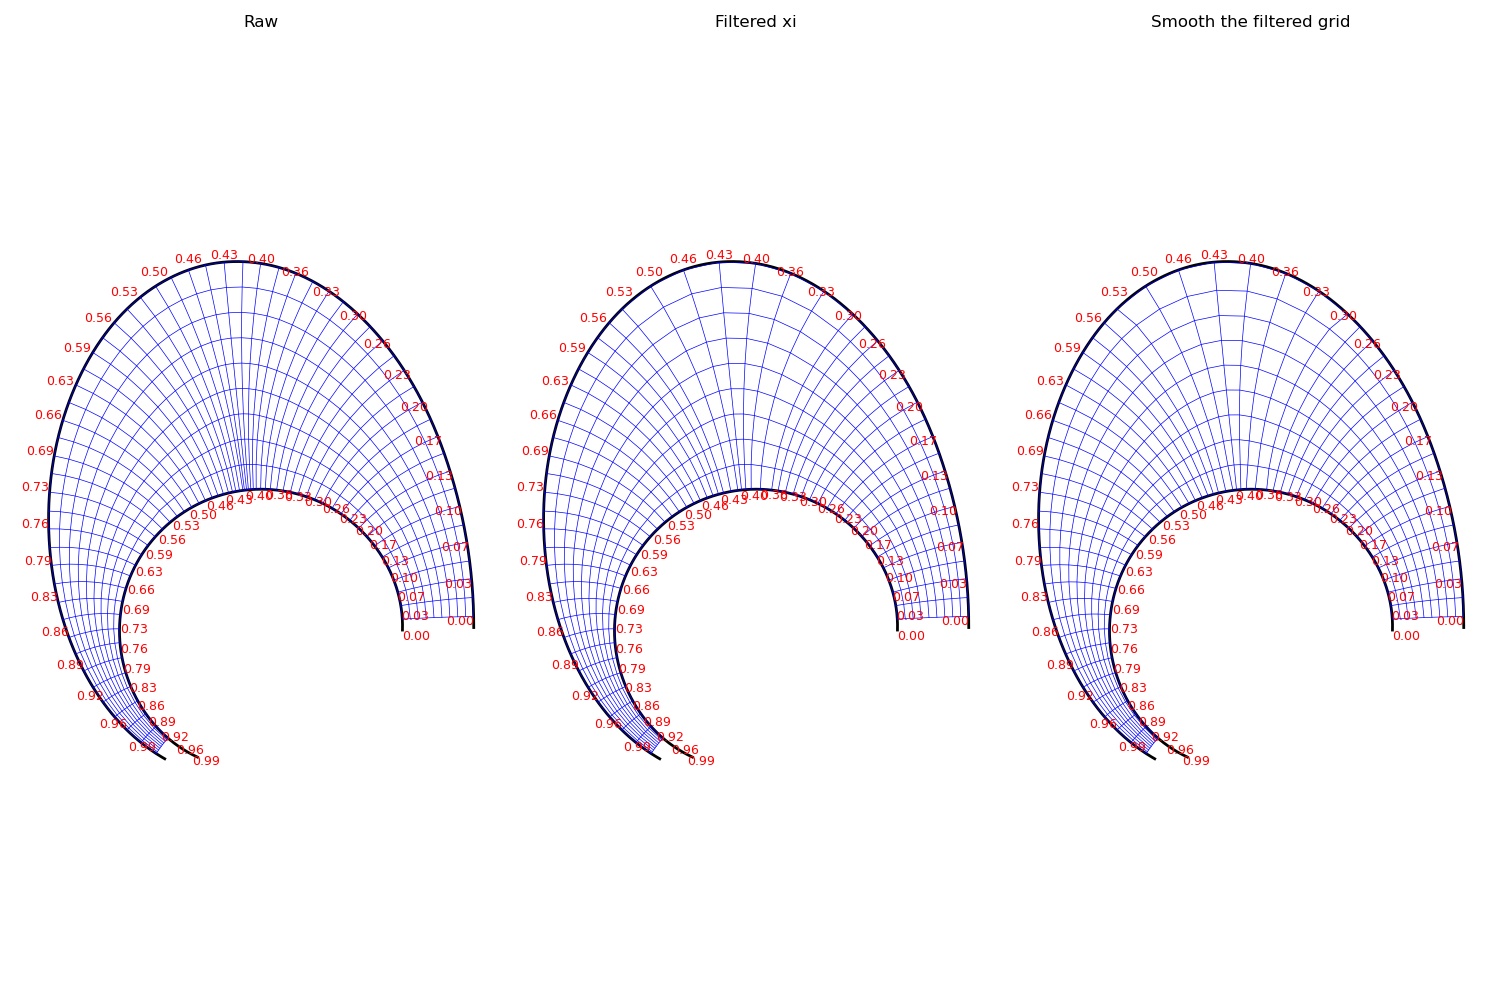

Recreate this plot in Python.
import numpy as np
import matplotlib.pyplot as plt
from Latrodex1 import Grid

# Curves
t = np.linspace(0.01, 1.35*np.pi, 1000)
curve2_raw = np.array([np.cos(t), np.sin(t)]).T
curve1_raw = np.array([1.5*np.cos(t), 2.2*np.sin(t)+0.25*t]).T

# Apply spline interpolation
x1_spline, y1_spline = Grid.centripetal_catmull_rom_spline(curve1_raw[:, 0], curve1_raw[:, 1])
x2_spline, y2_spline = Grid.centripetal_catmull_rom_spline(curve2_raw[:, 0], curve2_raw[:, 1])
curve1 = np.column_stack([x1_spline, y1_spline])
curve2 = np.column_stack([x2_spline, y2_spline])

# Initialize
grid = Grid(curve1=curve1, curve2=curve2)
fig, axes = plt.subplots(1, 3, figsize=(15, 10))

# Step 1: Raw
xi, z = grid.compute_correspondences(
    num_points=60,
    threshold=1e-3,
    resolution=0.02,
    filter_min=0,
    smooth=False
)
pairs = np.column_stack([xi, z])
grid.correspondence_points = {'pairs': pairs, 'xi': pairs[:, 0], 'z': pairs[:, 1]}
gx, gy = grid.generate_grid_from_correspondence(num_s_values=10)
grid.plot_grid(gx, gy, ax=axes[0], title="Raw", label_parameters=True)

# Step 2: Filter xi
filtered = grid.filter_one_curve(pairs, min_diff=3e-2, param='xi', bounds=(0.3, 0.55))
grid.correspondence_points = {'pairs': filtered, 'xi': filtered[:, 0], 'z': filtered[:, 1]}
gx, gy = grid.generate_grid_from_correspondence(num_s_values=10)
grid.plot_grid(gx, gy, ax=axes[1], title="Filtered xi",label_parameters=True)

# Step 2: Smooth
gx_smooth, gy_smooth = grid.lagrangian_smooth_grid(gx, gy, weight_self=0.9, iterations=20)
grid.plot_grid(gx_smooth, gy_smooth, ax=axes[2], title="Smooth the filtered grid",label_parameters=True)



plt.tight_layout()
plt.show()
